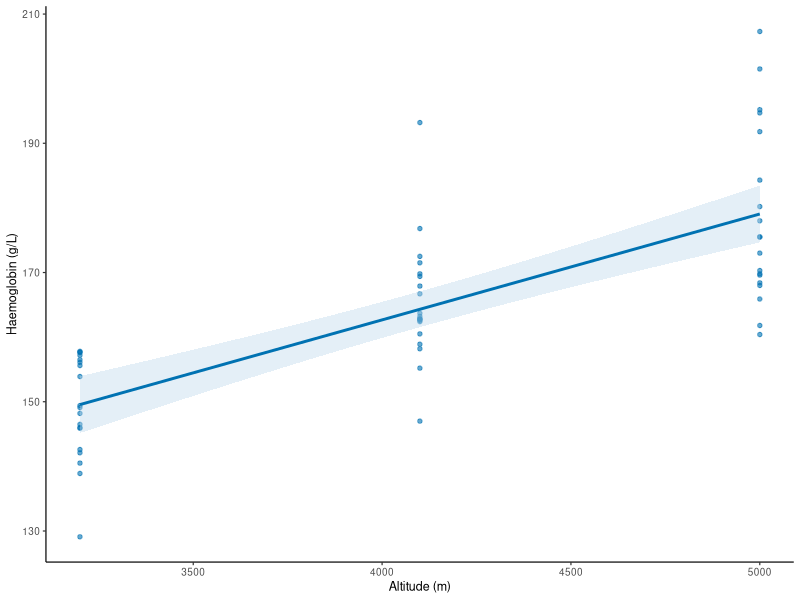

This figure's R source:
# ============================================================
# bioR · 回归与线性模型：从趋势到预测
# All example code for ch13, auto-assembled from tools/examples/.
# Regenerate: node tools/build-chapter-scripts.mjs
# Data: copy assets/data/ into your project before running.
# ============================================================

# ---- ch13-ex-01.R ----
library(readr); library(dplyr); library(broom)
pika <- read_csv(here::here("assets/data/pika_physiology.csv"),
                 show_col_types = FALSE)
m1 <- lm(hemoglobin_g_l ~ altitude_m + sex, data = pika)
tidy(m1, conf.int = TRUE) |>
  select(term, estimate, conf.low, conf.high, p.value)

# ---- ch13-ex-02.R ----
library(readr); library(dplyr); library(broom)
pika <- read_csv(here::here("assets/data/pika_physiology.csv"),
                 show_col_types = FALSE)
m1 <- lm(hemoglobin_g_l ~ altitude_m + sex, data = pika)
glance(m1) |> select(r.squared, adj.r.squared, sigma, AIC)

# ---- ch13-ex-03.R ----
library(readr); library(dplyr); library(broom)
pika <- read_csv(here::here("assets/data/pika_physiology.csv"),
                 show_col_types = FALSE)
m1 <- lm(hemoglobin_g_l ~ altitude_m + sex, data = pika)
aug <- augment(m1)
c(shapiro_resid = round(shapiro.test(aug$.resid)$p.value, 3),
  max_hat = round(max(aug$.hat), 3),
  big_resid = sum(abs(aug$.std.resid) > 2))

# ---- ch13-ex-04.R ----
library(readr); library(dplyr); library(broom)
pika <- read_csv(here::here("assets/data/pika_physiology.csv"),
                 show_col_types = FALSE)
m2 <- lm(log(body_mass_g) ~ log(body_length_mm), data = pika)
tidy(m2, conf.int = TRUE) |> select(term, estimate, conf.low, conf.high)

# ---- ch13-ex-05.R ----
library(readr); library(dplyr); library(broom); library(ggplot2)
pika <- read_csv(here::here("assets/data/pika_physiology.csv"),
                 show_col_types = FALSE)
surv <- read_csv(here::here("assets/data/pika_survival.csv"),
                 show_col_types = FALSE)
m1 <- lm(hemoglobin_g_l ~ altitude_m + sex, data = pika)
m2 <- lm(log(body_mass_g) ~ log(body_length_mm), data = pika)
g1 <- glm(status ~ treatment, data = surv, family = binomial)
dir.create(here::here("data"), showWarnings = FALSE)
res <- bind_rows(
  tidy(m1, conf.int = TRUE) |>
    transmute(model = "lm: hb ~ altitude + sex", term,
              estimate = round(estimate, 4),
              conf_low = round(conf.low, 4), conf_high = round(conf.high, 4)),
  tidy(m2, conf.int = TRUE) |>
    transmute(model = "lm: log mass ~ log length", term,
              estimate = round(estimate, 3),
              conf_low = round(conf.low, 3), conf_high = round(conf.high, 3)),
  tidy(g1, exponentiate = TRUE, conf.int = TRUE) |>
    transmute(model = "glm: survival ~ treatment (OR)", term,
              estimate = round(estimate, 2),
              conf_low = round(conf.low, 2), conf_high = round(conf.high, 2)))
write_csv(res, here::here("data/stats_regression.csv"))
hb <- pika[!is.na(pika$hemoglobin_g_l), ]
p <- ggplot(hb, aes(altitude_m, hemoglobin_g_l)) +
  geom_point(size = 1.2, alpha = .6, colour = "#0072B2") +
  geom_smooth(method = "lm", formula = y ~ x, se = TRUE,
              colour = "#0072B2", fill = "#BBD7EC") +
  labs(x = "Altitude (m)", y = "Haemoglobin (g/L)") +
  theme_classic(base_size = 9)
dir.create(here::here("figures"), showWarnings = FALSE)
ggsave(here::here("figures/fig_regression.svg"), p,
       width = 89, height = 55, units = "mm")
head(res, 5)
file.exists(here::here(c("data/stats_regression.csv", "figures/fig_regression.svg")))
